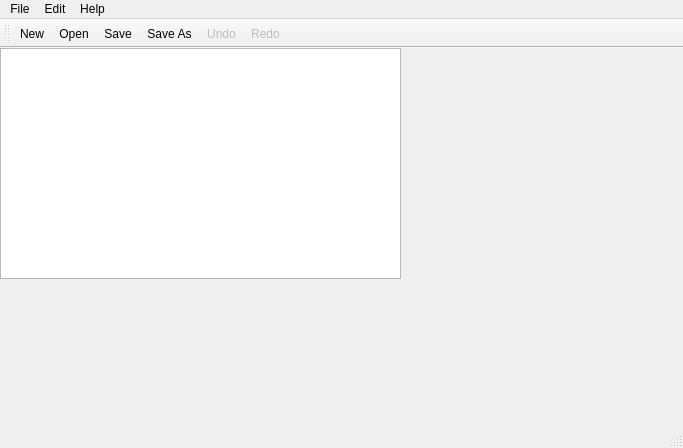
<?xml version="1.0" encoding="UTF-8"?>
<ui version="4.0">
 <class>Notepad</class>
 <widget class="QMainWindow" name="Notepad">
  <property name="geometry">
   <rect>
    <x>0</x>
    <y>0</y>
    <width>683</width>
    <height>448</height>
   </rect>
  </property>
  <property name="windowTitle">
   <string>Notepad</string>
  </property>
  <widget class="QWidget" name="centralWidget">
   <widget class="QPlainTextEdit" name="textBody">
    <property name="geometry">
     <rect>
      <x>0</x>
      <y>0</y>
      <width>401</width>
      <height>231</height>
     </rect>
    </property>
   </widget>
  </widget>
  <widget class="QMenuBar" name="menuBar">
   <property name="geometry">
    <rect>
     <x>0</x>
     <y>0</y>
     <width>683</width>
     <height>19</height>
    </rect>
   </property>
   <widget class="QMenu" name="menuFile">
    <property name="title">
     <string>File</string>
    </property>
    <addaction name="actionNew"/>
    <addaction name="actionOpen"/>
    <addaction name="actionSave"/>
    <addaction name="actionSave_As"/>
    <addaction name="separator"/>
    <addaction name="separator"/>
    <addaction name="actionUndo"/>
    <addaction name="actionRedo"/>
   </widget>
   <widget class="QMenu" name="menuAbout">
    <property name="title">
     <string>Help</string>
    </property>
    <addaction name="actionAbout"/>
   </widget>
   <widget class="QMenu" name="menuEdit">
    <property name="title">
     <string>Edit</string>
    </property>
    <addaction name="actionFont"/>
    <addaction name="actionFind"/>
   </widget>
   <addaction name="menuFile"/>
   <addaction name="menuEdit"/>
   <addaction name="menuAbout"/>
  </widget>
  <widget class="QStatusBar" name="statusBar"/>
  <widget class="QToolBar" name="mainToolBar">
   <attribute name="toolBarArea">
    <enum>TopToolBarArea</enum>
   </attribute>
   <attribute name="toolBarBreak">
    <bool>false</bool>
   </attribute>
   <addaction name="actionNew"/>
   <addaction name="actionOpen"/>
   <addaction name="actionSave"/>
   <addaction name="actionSave_As"/>
   <addaction name="actionUndo"/>
   <addaction name="actionRedo"/>
  </widget>
  <action name="actionNew">
   <property name="icon">
    <iconset resource="../resources.qrc">
     <normaloff>:/icons/icons/new.png</normaloff>:/icons/icons/new.png</iconset>
   </property>
   <property name="text">
    <string>New</string>
   </property>
   <property name="shortcut">
    <string>Ctrl+N</string>
   </property>
  </action>
  <action name="actionOpen">
   <property name="icon">
    <iconset resource="../resources.qrc">
     <normaloff>:/icons/icons/open.png</normaloff>:/icons/icons/open.png</iconset>
   </property>
   <property name="text">
    <string>Open</string>
   </property>
   <property name="shortcut">
    <string>Ctrl+O</string>
   </property>
  </action>
  <action name="actionSave">
   <property name="icon">
    <iconset resource="../resources.qrc">
     <normaloff>:/icons/icons/save.png</normaloff>:/icons/icons/save.png</iconset>
   </property>
   <property name="text">
    <string>Save</string>
   </property>
   <property name="shortcut">
    <string>Ctrl+S</string>
   </property>
  </action>
  <action name="actionSave_As">
   <property name="icon">
    <iconset resource="../resources.qrc">
     <normaloff>:/icons/icons/save-as.png</normaloff>:/icons/icons/save-as.png</iconset>
   </property>
   <property name="text">
    <string>Save As</string>
   </property>
   <property name="shortcut">
    <string>Ctrl+Shift+S</string>
   </property>
  </action>
  <action name="actionAbout">
   <property name="text">
    <string>About</string>
   </property>
  </action>
  <action name="actionUndo">
   <property name="enabled">
    <bool>false</bool>
   </property>
   <property name="icon">
    <iconset resource="../resources.qrc">
     <normaloff>:/icons/icons/undo.png</normaloff>:/icons/icons/undo.png</iconset>
   </property>
   <property name="text">
    <string>Undo</string>
   </property>
   <property name="shortcut">
    <string>Ctrl+Z</string>
   </property>
  </action>
  <action name="actionRedo">
   <property name="enabled">
    <bool>false</bool>
   </property>
   <property name="icon">
    <iconset resource="../resources.qrc">
     <normaloff>:/icons/icons/redo.png</normaloff>:/icons/icons/redo.png</iconset>
   </property>
   <property name="text">
    <string>Redo</string>
   </property>
   <property name="shortcut">
    <string>Ctrl+R</string>
   </property>
  </action>
  <action name="actionFont">
   <property name="text">
    <string>Font</string>
   </property>
  </action>
  <action name="actionFind">
   <property name="text">
    <string>Find</string>
   </property>
  </action>
 </widget>
 <layoutdefault spacing="6" margin="11"/>
 <resources>
  <include location="../resources.qrc"/>
 </resources>
 <connections/>
</ui>
